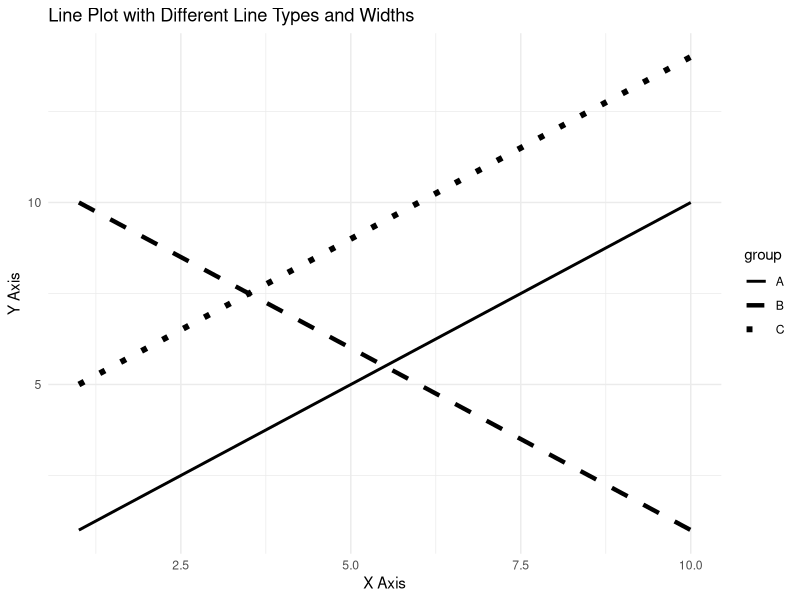

Reproduce this figure in R.
#Create a plot with different line types and widths.
library(ggplot2)
data <- data.frame(
  x = rep(1:10, times = 3),
  y = c(1:10, 10:1, 5:14),
  group = rep(c("A", "B", "C"), each = 10)
)
plot <- ggplot(data, aes(x = x, y = y, linetype = group, size = group)) +
  geom_line() + 
  scale_linetype_manual(values = c("solid", "dashed", "dotted")) +  
  scale_size_manual(values = c(1, 1.5, 2)) +  
  labs(title = "Line Plot with Different Line Types and Widths", 
       x = "X Axis", 
       y = "Y Axis") + 
  theme_minimal()
print(plot)
